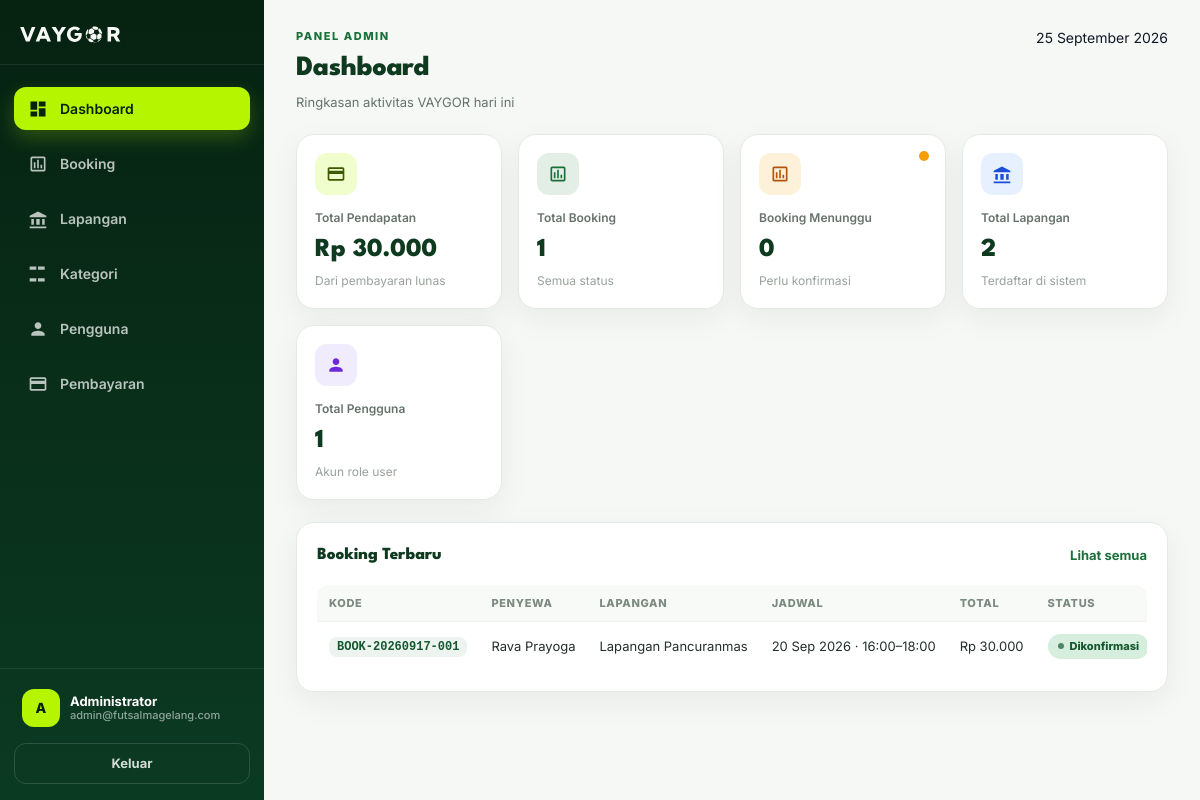
/admin/index.php (signed in), run on the app's committed database.
### tables this page shows
CREATE TABLE `users` (
  `id` int UNSIGNED NOT NULL,
  `name` varchar(100) NOT NULL,
  `email` varchar(100) NOT NULL,
  `phone` varchar(20) DEFAULT NULL,
  `password` varchar(255) NOT NULL,
  `role` enum('user','admin') NOT NULL DEFAULT 'user',
  `status` enum('active','inactive') NOT NULL DEFAULT 'active',
  `created_at` timestamp NULL DEFAULT CURRENT_TIMESTAMP,
  `updated_at` timestamp NULL DEFAULT CURRENT_TIMESTAMP ON UPDATE CURRENT_TIMESTAMP
);

CREATE TABLE `bookings` (
  `id` int UNSIGNED NOT NULL,
  `booking_code` varchar(30) NOT NULL,
  `id_user` int UNSIGNED NOT NULL,
  `id_field` int UNSIGNED NOT NULL,
  `booking_date` date NOT NULL,
  `start_time` time NOT NULL,
  `end_time` time NOT NULL,
  `total_price` decimal(12,2) NOT NULL,
  `status` enum('pending','confirmed','completed','cancelled') NOT NULL DEFAULT 'pending',
  `rate_service` int NOT NULL,
  `rate_comfort` int NOT NULL,
  `rate_place` int NOT NULL,
  `review` varchar(100) NOT NULL
);

CREATE TABLE `fields` (
  `id` int UNSIGNED NOT NULL,
  `name` varchar(100) NOT NULL,
  `location` varchar(255) NOT NULL,
  `description` text,
  `capacity` int DEFAULT '10',
  `price` decimal(12,2) NOT NULL DEFAULT '0.00',
  `image` varchar(255) DEFAULT NULL
);

### config/helpers.php (called while the page is built, shortened)
<?php
function db(): PDO
{
    static $pdo = null;
    if ($pdo === null) {
        $pdo = new PDO(
            'mysql:host=localhost;dbname=db_futsal;charset=utf8mb4',
            'root',
            '',
            [
                PDO::ATTR_ERRMODE            => PDO::ERRMODE_EXCEPTION,
                PDO::ATTR_DEFAULT_FETCH_MODE => PDO::FETCH_ASSOC,
            ]
        );
    }
    return $pdo;
}
function e($value): string
{
    return htmlspecialchars((string) $value, ENT_QUOTES, 'UTF-8');
}

### admin/index.php (the view, shortened to what this page needs)
<?php
require_once __DIR__ . '/../config/helpers.php';
$pdo  = db();
$revenue        = (float) $pdo->query("SELECT COALESCE(SUM(amount), 0) FROM payments WHERE payment_status = 'paid'")->fetchColumn();
$totalBookings  = (int) $pdo->query("SELECT COUNT(*) FROM bookings")->fetchColumn();
$pendingBookings = (int) $pdo->query("SELECT COUNT(*) FROM bookings WHERE status = 'pending'")->fetchColumn();
$totalFields    = (int) $pdo->query("SELECT COUNT(*) FROM fields")->fetchColumn();
$totalUsers     = (int) $pdo->query("SELECT COUNT(*) FROM users WHERE role = 'user'")->fetchColumn();
$recent = $pdo->query(
    "SELECT b.booking_code, b.booking_date, b.start_time, b.end_time, b.total_price, b.status,
            u.name AS user_name, f.name AS field_name
     FROM bookings b
     JOIN users u ON u.id = b.id_user
     JOIN fields f ON f.id = b.id_field
     ORDER BY b.id DESC
     LIMIT 5"
)->fetchAll();
$statusLabel = [
    'pending'   => 'Menunggu',
    'confirmed' => 'Dikonfirmasi',
    'completed' => 'Selesai',
    'cancelled' => 'Dibatalkan',
];
$bulan = [1 => 'Januari', 'Februari', 'Maret', 'April', 'Mei', 'Juni', 'Juli', 'Agustus', 'September', 'Oktober', 'November', 'Desember'];
$today = date('d') . ' ' . $bulan[(int) date('n')] . ' ' . date('Y');
$base       = '..';
require __DIR__ . '/../includes/head.php';
?>
<div class="admin-shell">
  <?php $adminNav = 'dashboard'; require __DIR__ . '/_sidebar.php'; ?>
  <main class="admin-main">
    <header class="admin-topbar">
      <div>
        <p class="admin-eyebrow">Panel Admin</p>
        <h1 class="admin-page-title">Dashboard</h1>
        <p class="admin-page-sub">Ringkasan aktivitas VAYGOR hari ini</p>
      </div>
      <span class="text-sm"><?= e($today) ?></span>
    </header>
    <section class="admin-stats" aria-label="Statistik ringkas">
      <div class="admin-stat is-revenue" data-animate style="--i:0">
        <span class="admin-stat-tile" aria-hidden="true"><svg viewBox="0 0 24 24"><path d="M20 4H4c-1.11 0-1.99.89-1.99 2L2 18c0 1.11.89 2 2 2h16c1.11 0 2-.89 2-2V6c0-1.11-.89-2-2-2zm0 14H4v-6h16v6zm0-10H4V6h16v2z"/></svg></span>
        <div class="admin-stat-label">Total Pendapatan</div>
        <div class="admin-stat-value" data-count="<?= (int) $revenue ?>" data-money>Rp <?= number_format($revenue, 0, ',', '.') ?></div>
        <div class="admin-stat-note">Dari pembayaran lunas</div>
      </div>
      <div class="admin-stat is-booking" data-animate style="--i:1">
        <span class="admin-stat-tile" aria-hidden="true"><svg viewBox="0 0 24 24"><path d="M19 3H5c-1.1 0-2 .9-2 2v14c0 1.1.9 2 2 2h14c1.1 0 2-.9 2-2V5c0-1.1-.9-2-2-2zm0 16H5V5h14v14zM7 10h2v7H7zm4-3h2v10h-2zm4 6h2v4h-2z"/></svg></span>
        <div class="admin-stat-label">Total Booking</div>
        <div class="admin-stat-value" data-count="<?= $totalBookings ?>"><?= $totalBookings ?></div>
        <div class="admin-stat-note">Semua status</div>
      </div>
      <a class="admin-stat is-pending" href="bookings.php" data-animate style="--i:2">
        <span class="admin-dot" aria-hidden="true"></span>
        <span class="admin-stat-tile" aria-hidden="true"><svg viewBox="0 0 24 24"><path d="M19 3H5c-1.1 0-2 .9-2 2v14c0 1.1.9 2 2 2h14c1.1 0 2-.9 2-2V5c0-1.1-.9-2-2-2zm0 16H5V5h14v14zM7 10h2v7H7zm4-3h2v10h-2zm4 6h2v4h-2z"/></svg></span>
        <div class="admin-stat-label">Booking Menunggu</div>
        <div class="admin-stat-value" data-count="<?= $pendingBookings ?>"><?= $pendingBookings ?></div>
        <div class="admin-stat-note">Perlu konfirmasi</div>
      </a>
      <div class="admin-stat is-field" data-animate style="--i:3">
        <span class="admin-stat-tile" aria-hidden="true"><svg viewBox="0 0 24 24"><path d="M12 3 2 8v2h20V8L12 3zM4 12v7h3v-7H4zm6 0v7h4v-7h-4zm7 0v7h3v-7h-3zM2 21h20v2H2v-2z"/></svg></span>
        <div class="admin-stat-label">Total Lapangan</div>
        <div class="admin-stat-value" data-count="<?= $totalFields ?>"><?= $totalFields ?></div>
        <div class="admin-stat-note">Terdaftar di sistem</div>
      </div>
      <div class="admin-stat is-user" data-animate style="--i:4">
        <span class="admin-stat-tile" aria-hidden="true"><svg viewBox="0 0 24 24"><path d="M12 12c2.21 0 4-1.79 4-4s-1.79-4-4-4-4 1.79-4 4 1.79 4 4 4zm0 2c-2.67 0-8 1.34-8 4v2h16v-2c0-2.66-5.33-4-8-4z"/></svg></span>
        <div class="admin-stat-label">Total Pengguna</div>
        <div class="admin-stat-value" data-count="<?= $totalUsers ?>"><?= $totalUsers ?></div>
        <div class="admin-stat-note">Akun role user</div>
      </div>
    </section>
    <section class="admin-panel" data-animate style="--i:5">
      <div class="admin-panel-head">
        <h2 class="admin-panel-title">Booking Terbaru</h2>
        <a class="admin-link" href="bookings.php">Lihat semua</a>
      </div>
      <?php if (!$recent): ?>
        <div class="admin-empty">
          <svg viewBox="0 0 24 24" aria-hidden="true"><path d="M19 4h-1V2h-2v2H8V2H6v2H5c-1.11 0-1.99.9-1.99 2L3 19c0 1.1.89 2 2 2h14c1.1 0 2-.9 2-2V6c0-1.1-.9-2-2-2zm0 16H5V10h14v10zM5 8V6h14v2H5z"/></svg>
          Belum ada booking.
        </div>
      <?php else: ?>
        <div class="admin-table-wrap">
          <table class="admin-table">
            <thead>
              <tr>
                <th>Kode</th>
                <th>Penyewa</th>
                <th>Lapangan</th>
                <th>Jadwal</th>
                <th>Total</th>
                <th>Status</th>
              </tr>
            </thead>
            <tbody>
              <?php foreach ($recent as $b): ?>
                <?php $st = $b['status']; ?>
                <tr>
                  <td><span class="admin-code"><?= e($b['booking_code']) ?></span></td>
                  <td><?= e($b['user_name']) ?></td>
                  <td class="admin-muted"><?= e($b['field_name']) ?></td>
                  <td class="admin-muted">
                    <?= e(date('d M Y', strtotime($b['booking_date']))) ?> &middot;
                    <?= e(substr($b['start_time'], 0, 5)) ?>&ndash;<?= e(substr($b['end_time'], 0, 5)) ?>
                  </td>
                  <td>Rp <?= number_format((float) $b['total_price'], 0, ',', '.') ?></td>
                  <td><span class="badge badge-<?= e($st) ?>"><?= e($statusLabel[$st] ?? $st) ?></span></td>
                </tr>
              <?php endforeach; ?>
            </tbody>
          </table>
        </div>
      <?php endif; ?>
    </section>
  </main>
</div>
</body>
</html>

### admin/_sidebar.php (shortened to what this page needs)
<?php
$navBase     = $base ?? '';
$navUser = null;
$navUid  = (int) ($_SESSION['id'] ?? 0);
if ($navUid > 0) {
    if (!empty($GLOBALS['conn'])) {
        $navRes = mysqli_query($GLOBALS['conn'], 'SELECT name, email FROM users WHERE id = ' . $navUid . ' LIMIT 1');
        $navUser = $navRes ? mysqli_fetch_assoc($navRes) : null;
    } elseif (function_exists('db')) {
        try {
            $navStmt = db()->prepare('SELECT name, email FROM users WHERE id = ? LIMIT 1');
            $navStmt->execute([$navUid]);
            $navUser = $navStmt->fetch() ?: null;
        } catch (Throwable $e) {
            $navUser = null;
        }
    }
}
$navName     = $navUser['name'] ?? ($_SESSION['name'] ?? 'Admin');
$navEmail    = $navUser['email'] ?? '';
$navInitial  = mb_strtoupper(mb_substr(trim((string) $navName), 0, 1));
$navActive   = $adminNav ?? '';
$navItems = [
    ['dashboard',  'index.php',     'Dashboard',   'M3 13h8V3H3v10zm0 8h8v-6H3v6zm10 0h8V11h-8v10zm0-18v6h8V3h-8z'],
    ['booking',    'bookings.php',  'Booking',     'M19 3H5c-1.1 0-2 .9-2 2v14c0 1.1.9 2 2 2h14c1.1 0 2-.9 2-2V5c0-1.1-.9-2-2-2zm0 16H5V5h14v14zM7 10h2v7H7zm4-3h2v10h-2zm4 6h2v4h-2z'],
    ['lapangan',   'fields.php',    'Lapangan',    'M12 3 2 8v2h20V8L12 3zM4 12v7h3v-7H4zm6 0v7h4v-7h-4zm7 0v7h3v-7h-3zM2 21h20v2H2v-2z'],
    ['kategori',   'categories.php','Kategori',    'M2 7h8V3H2v4zm0 14h8v-4H2v4zm10 0h8v-4h-8v4zM12 3v4h8V3h-8z'],
    ['pengguna',   'users.php',     'Pengguna',    'M12 12c2.21 0 4-1.79 4-4s-1.79-4-4-4-4 1.79-4 4 1.79 4 4 4zm0 2c-2.67 0-8 1.34-8 4v2h16v-2c0-2.66-5.33-4-8-4z'],
    ['pembayaran', 'payments.php',  'Pembayaran',  'M20 4H4c-1.11 0-1.99.89-1.99 2L2 18c0 1.11.89 2 2 2h16c1.11 0 2-.89 2-2V6c0-1.11-.89-2-2-2zm0 14H4v-6h16v6zm0-10H4V6h16v2z'],
];
?>
<aside id="adminSide" class="admin-side" aria-label="Menu admin">
  <a class="admin-brand" href="<?= e($navBase) ?>/index.php">
    <img src="<?= e($navBase) ?>/assets/images/logo(1).svg" alt="VAYGOR">
  </a>
  <nav class="admin-nav">
    <?php foreach ($navItems as [$key, $href, $label, $icon]): ?>
      <a class="admin-nav-item my-1<?= $navActive === $key ? ' active' : '' ?>" href="<?= e($href) ?>"<?= $navActive === $key ? ' aria-current="page"' : '' ?>>
        <svg viewBox="0 0 24 24" aria-hidden="true"><path d="<?= $icon ?>"/></svg>
        <span><?= e($label) ?></span>
      </a>
    <?php endforeach; ?>
  </nav>
  <div class="admin-side-foot">
    <div class="admin-user">
      <span class="admin-avatar" aria-hidden="true"><?= e($navInitial) ?></span>
      <span class="admin-user-text">
        <?= e($navName) ?>
        <small><?= e($navEmail) ?></small>
      </span>
    </div>
    <a class="admin-logout" href="<?= e($navBase) ?>/logout.php">Keluar</a>
  </div>
</aside>

### data on the page
users: name "A", name "Administrator", email "admin@futsalmagelang.com"
bookings: booking_code "BOOK-20260917-001", id_user.name "Rava Prayoga", id_field.name "Lapangan Pancuranmas", booking_date "20 Sep 2026", start_time "16:00", end_time "18:00", total_price "30.000", status "Dikonfirmasi"

### other printed values
$label "Dashboard"
$label "Booking"
$label "Lapangan"
$label "Kategori"
$label "Pengguna"
$label "Pembayaran"
$totalBookings "1"
$pendingBookings "0"
$totalFields "2"
$totalUsers "1"
